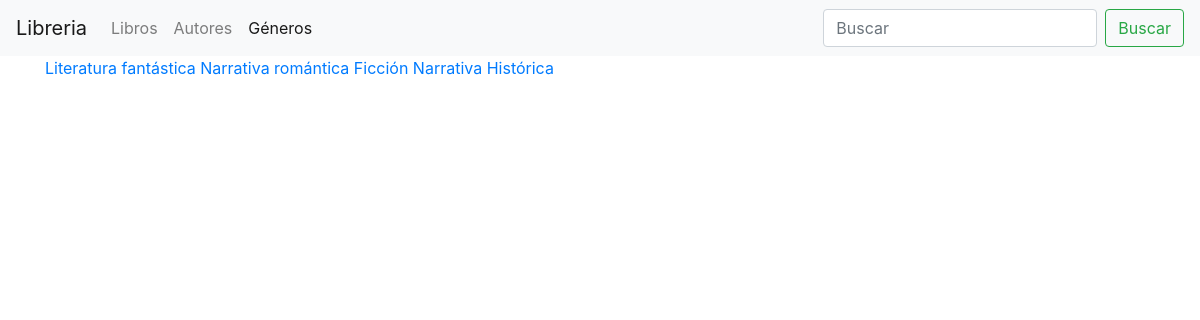
Before: /libros/generos/ with the older database file.
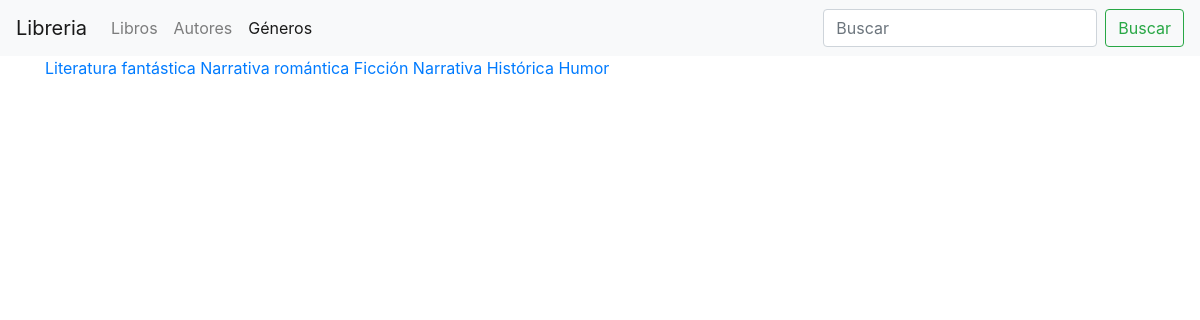
After: the same page with the newer database file.
### libreria/models.py (models this page shows, shortened)
class Genero(models.Model):
    name = models.CharField(
        "Género",
        max_length=100,
        help_text="Ingresa un género de libro (ej. Ciencia Ficción, Misterio)",
    )

### libreria/views.py (the view)
# urls.py: path("generos/", lista_generos, name="generos-list"),
def lista_generos(request):
    generos = Genero.objects.all()
    context = {"generos": generos}
    return render(request, "libreria/genero_list.html", context=context)

### libreria/templates/libreria/genero_list.html (shortened to what this page needs)
{% extends "base.html" %}
{% block content %}
    {% for genero in generos %}
        <a href="{% url 'libreria:genero-detail' pk=genero.pk %}">{{ genero.name }}</a>
    {% endfor %}
{% endblock content %}

Changed rows visible on the page:
added Genero: name "Humor"
